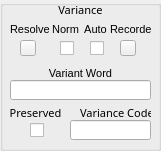
   <widget class="QGroupBox" name="ResolutiongroupBox">
    <property name="geometry">
     <rect>
      <x>590</x>
      <y>320</y>
      <width>161</width>
      <height>151</height>
     </rect>
    </property>
    <property name="font">
     <font>
      <pointsize>8</pointsize>
     </font>
    </property>
    <property name="title">
     <string/>
    </property>
    <property name="alignment">
     <set>Qt::AlignCenter</set>
    </property>
    <widget class="QCheckBox" name="PreservedCkBox">
     <property name="geometry">
      <rect>
       <x>30</x>
       <y>120</y>
       <width>16</width>
       <height>21</height>
      </rect>
     </property>
     <property name="font">
      <font>
       <family>FROMVS</family>
       <pointsize>8</pointsize>
      </font>
     </property>
     <property name="toolTip">
      <string>Check to preserve</string>
     </property>
     <property name="text">
      <string/>
     </property>
     <property name="checkable">
      <bool>false</bool>
     </property>
    </widget>
    <widget class="QLabel" name="VarianceCodeLabel">
     <property name="geometry">
      <rect>
       <x>80</x>
       <y>100</y>
       <width>71</width>
       <height>21</height>
      </rect>
     </property>
     <property name="font">
      <font>
       <family>FROMVS</family>
       <pointsize>8</pointsize>
      </font>
     </property>
     <property name="text">
      <string>Variance Code</string>
     </property>
     <property name="alignment">
      <set>Qt::AlignBottom|Qt::AlignLeading|Qt::AlignLeft</set>
     </property>
    </widget>
    <widget class="QLabel" name="Preservedchapterlabel">
     <property name="geometry">
      <rect>
       <x>10</x>
       <y>100</y>
       <width>51</width>
       <height>21</height>
      </rect>
     </property>
     <property name="font">
      <font>
       <family>FROMVS</family>
       <pointsize>8</pointsize>
       <weight>50</weight>
       <italic>false</italic>
       <bold>false</bold>
      </font>
     </property>
     <property name="toolTip">
      <string>Preserved</string>
     </property>
     <property name="text">
      <string>Preserved</string>
     </property>
     <property name="alignment">
      <set>Qt::AlignBottom|Qt::AlignHCenter</set>
     </property>
    </widget>
    <widget class="QLabel" name="VarWordlabel">
     <property name="geometry">
      <rect>
       <x>30</x>
       <y>60</y>
       <width>101</width>
       <height>20</height>
      </rect>
     </property>
     <property name="font">
      <font>
       <pointsize>8</pointsize>
      </font>
     </property>
     <property name="toolTip">
      <string>Variant word</string>
     </property>
     <property name="text">
      <string>Variant Word</string>
     </property>
     <property name="alignment">
      <set>Qt::AlignBottom|Qt::AlignHCenter</set>
     </property>
    </widget>
    <widget class="QLabel" name="VarianceGrouplabel">
     <property name="geometry">
      <rect>
       <x>40</x>
       <y>0</y>
       <width>81</width>
       <height>20</height>
      </rect>
     </property>
     <property name="font">
      <font>
       <family>FROMVS</family>
       <pointsize>8</pointsize>
      </font>
     </property>
     <property name="toolTip">
      <string>OCR Language Group</string>
     </property>
     <property name="text">
      <string>Variance</string>
     </property>
     <property name="alignment">
      <set>Qt::AlignCenter</set>
     </property>
    </widget>
    <widget class="QPushButton" name="Resolvebutton">
     <property name="geometry">
      <rect>
       <x>20</x>
       <y>40</y>
       <width>16</width>
       <height>16</height>
      </rect>
     </property>
     <property name="font">
      <font>
       <family>FROMVS</family>
       <pointsize>8</pointsize>
      </font>
     </property>
     <property name="toolTip">
      <string>Synchronize to selected verse</string>
     </property>
     <property name="text">
      <string/>
     </property>
     <property name="icon">
      <iconset resource="../UI_Icons.qrc">
       <normaloff>:/Icons/Icons/tick.png</normaloff>:/Icons/Icons/tick.png</iconset>
     </property>
    </widget>
    <widget class="QLabel" name="Resolvelabel">
     <property name="geometry">
      <rect>
       <x>10</x>
       <y>20</y>
       <width>41</width>
       <height>16</height>
      </rect>
     </property>
     <property name="text">
      <string>Resolve</string>
     </property>
     <property name="alignment">
      <set>Qt::AlignBottom|Qt::AlignLeading|Qt::AlignLeft</set>
     </property>
    </widget>
    <widget class="QLineEdit" name="VariantWordlineEdit">
     <property name="geometry">
      <rect>
       <x>10</x>
       <y>80</y>
       <width>141</width>
       <height>20</height>
      </rect>
     </property>
     <property name="readOnly">
      <bool>true</bool>
     </property>
    </widget>
    <widget class="QLineEdit" name="VarianceCodelineEdit">
     <property name="geometry">
      <rect>
       <x>70</x>
       <y>120</y>
       <width>81</width>
       <height>20</height>
      </rect>
     </property>
     <property name="readOnly">
      <bool>true</bool>
     </property>
    </widget>
    <widget class="QLabel" name="Recorderlabel">
     <property name="geometry">
      <rect>
       <x>110</x>
       <y>20</y>
       <width>41</width>
       <height>16</height>
      </rect>
     </property>
     <property name="text">
      <string>Recorder</string>
     </property>
     <property name="alignment">
      <set>Qt::AlignBottom|Qt::AlignLeading|Qt::AlignLeft</set>
     </property>
    </widget>
    <widget class="QPushButton" name="Recorderbutton">
     <property name="geometry">
      <rect>
       <x>120</x>
       <y>40</y>
       <width>16</width>
       <height>16</height>
      </rect>
     </property>
     <property name="font">
      <font>
       <family>FROMVS</family>
       <pointsize>8</pointsize>
      </font>
     </property>
     <property name="toolTip">
      <string>Synchronize to selected verse</string>
     </property>
     <property name="text">
      <string/>
     </property>
     <property name="icon">
      <iconset resource="../UI_Icons.qrc">
       <normaloff>:/Icons/Icons/record.png</normaloff>:/Icons/Icons/record.png</iconset>
     </property>
    </widget>
    <widget class="QCheckBox" name="NormcheckBox">
     <property name="geometry">
      <rect>
       <x>60</x>
       <y>40</y>
       <width>16</width>
       <height>16</height>
      </rect>
     </property>
     <property name="toolTip">
      <string>Normalized</string>
     </property>
     <property name="text">
      <string/>
     </property>
     <property name="checkable">
      <bool>true</bool>
     </property>
     <property name="checked">
      <bool>false</bool>
     </property>
    </widget>
    <widget class="QLabel" name="Normlabel">
     <property name="geometry">
      <rect>
       <x>50</x>
       <y>20</y>
       <width>31</width>
       <height>16</height>
      </rect>
     </property>
     <property name="text">
      <string>Norm</string>
     </property>
     <property name="alignment">
      <set>Qt::AlignBottom|Qt::AlignHCenter</set>
     </property>
    </widget>
    <widget class="QCheckBox" name="AutocheckBox">
     <property name="geometry">
      <rect>
       <x>90</x>
       <y>40</y>
       <width>16</width>
       <height>16</height>
      </rect>
     </property>
     <property name="toolTip">
      <string>Normalized</string>
     </property>
     <property name="text">
      <string/>
     </property>
     <property name="checkable">
      <bool>true</bool>
     </property>
     <property name="checked">
      <bool>false</bool>
     </property>
    </widget>
    <widget class="QLabel" name="Normlabel_2">
     <property name="geometry">
      <rect>
       <x>80</x>
       <y>20</y>
       <width>31</width>
       <height>16</height>
      </rect>
     </property>
     <property name="text">
      <string>Auto</string>
     </property>
     <property name="alignment">
      <set>Qt::AlignBottom|Qt::AlignHCenter</set>
     </property>
    </widget>
   </widget>
